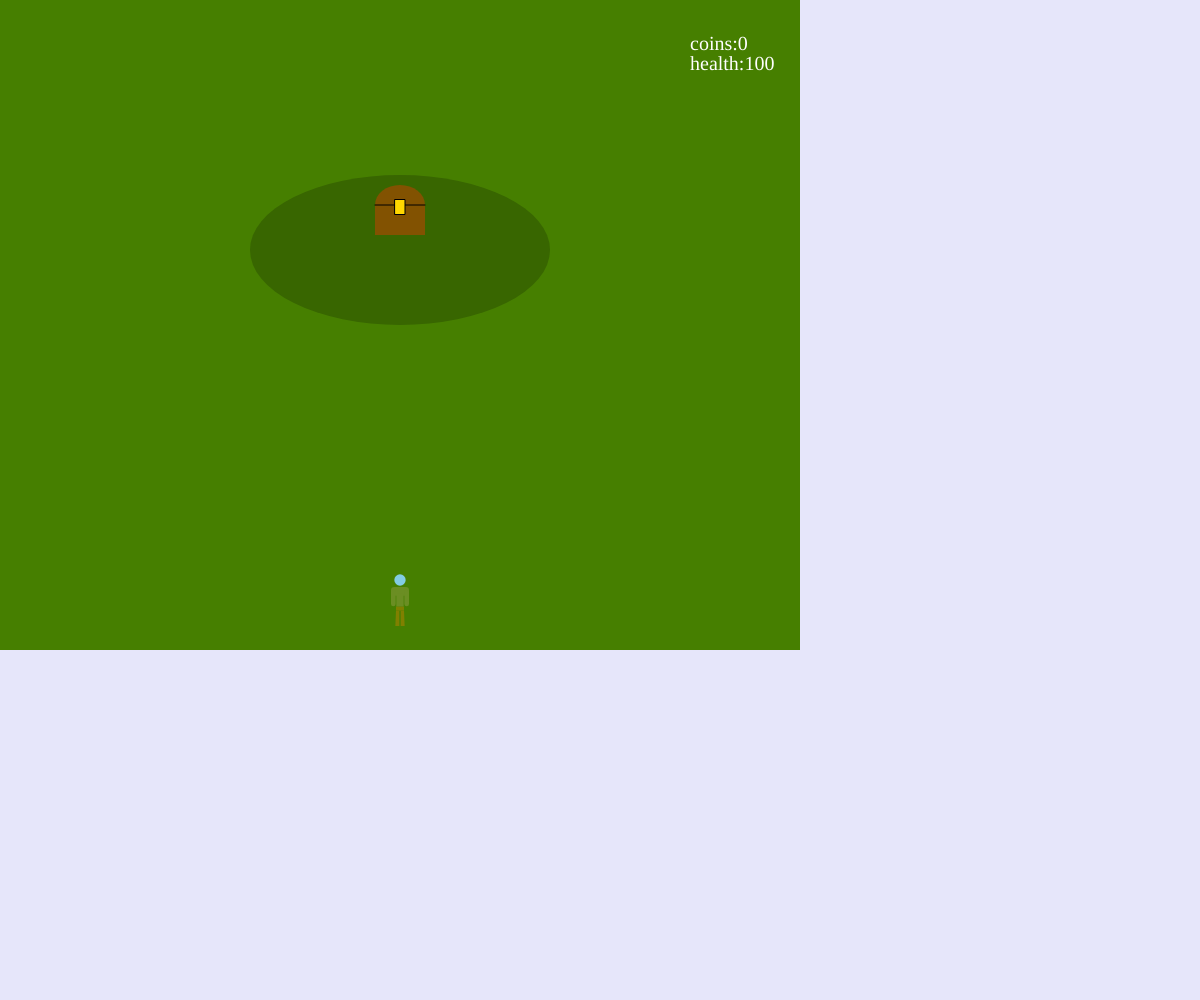
Frame 1 (no input)
Frame 60 (no input): identical to frame 1, image omitted
Frame 120 (the mouse pressed at the canvas centre since frame 60): identical to frame 1, image omitted

The p5.js sketch that drew this single still picture (run headless with seeded random() and noise() and a simulated clock; from frame 60 on, the mouse is pressed at the canvas centre):

// p5.js sketch
// ── sketch.js
let dude1
let start = true
let stage1 = false
let stage2 = false
let stage3 = false
let stage4 = false
let stage5 = false
let stage6 = false
let stage7 = false
let stage8 = false
let stage9 = false
let stage10 = false
let coins=0
let health=100
let buying=false
let inventory=false
let healthpotions = 0
let s1dialogue=true
let sidespeed = 0
let vertspeed = 0
let dx,dy,hypotenuse
let timer,hittimer,guardhittimer,guardanimationtimer,guardhitting
let triggered = true
let triggered2 = false
let minotaur1moving=false
let attackDamage=1
let allowedHit=true
let rotated=false
let armorValue=0
let moveable=true
let guard1Choosing=false
let allowedImpale=true
let guard1Alive=true
let rotatedAxe=false
let guard1Health=20
let fightingGuard1=false
let finished=false
let facingRight,facingLeft
let fading = false
let fadetimer, fadetimer1, fadeintimer,fadeintimer1, finalfadetimer,finalfadeintimer
let fading1 = false
let fadingin=false
let fadingin1=false
let finalfading=false
let finalfadingin=false
let threshold,piletimer, winTimer
let animation=false
let Coins = [];
function setup() {
  noCursor()
  rectMode(CENTER)
  createCanvas(windowWidth,windowHeight)
  // background(30, 100, 48)
  dude1= new Dude (400,600,6)
  s1wall1 = new Wall (625,100,350,200)
  s1wall2 = new Wall (175,100,350,200)
  s1wall3 = new Wall (175,550,350,200)
  s1wall4 = new Wall (625,550,350,200)
  s1wall5 = new Wall (125,237.5,250,100)
  s1wall6 = new Wall (125,412.5,250,100)
  s1wall7 = new Wall (675,237.5,250,100)
  s1wall8 = new Wall (675,412.5,250,100)
  s1moneybag1 = new Moneybag (535,220,20,true)
  s2wall1 = new Wall (275,137.5,550,295)
  s2wall2 = new Wall (275,507.5,550,285)
  s2wall3 = new Wall (775,325,50,650)
  s2wall4 = new Wall (650,97.5,200,195)
  s2wall5 = new Wall (650,552.5,200,195)
  s3wall1 = new Wall (400,25,800,50)
  s3wall2 = new Wall (25,150,50,300)
  s3wall3 = new Wall (25,525,50,250 )
  s3wall4 = new Wall (775,325,50,650)
  s3wall5 = new Wall (175,625,350,50)
  s3wall6 = new Wall (625,625,350,50)
  s3gatebottom = new Wall (400,625,100,50)
  s3gateleft = new Wall (25,350 ,50,100)
  s3minotaur = new Minotaur (150,450,50,true)
  s4wall1 = new Wall (400,507.5,800,285)
  s4wall2 = new Wall (625,137.5,350,295)
  s4wall3 = new Wall (225,235,800,100)
  s4wall4 = new Wall (175,42.5,350,85)
  s5wall1 = new Wall (400,150,800,300)
  s5wall2 = new Wall (175,525,350,250)
  s5wall3 = new Wall (625,525,350,250)
  s6wall1 = new Wall (400,150,800,300)
  s6wall2 = new Wall (625,525,350,250)
  s6wall3 = new Wall (175,475,350,350)
  s7wall1 = new Wall (625,507.5,350,285)
  s7wall2 = new Wall (625,235,350,100)
  s7wall3 = new Wall (625,42.5,350,85)
  s7wall4 = new Wall (500,135,100,100)
  s7wall5 = new Wall (175,87.5,350,175)
  s7wall6 = new Wall (175,562.5,350,175)
  s7wall7 = new Wall (37.5,325,75,300)
  s7wall8 = new Wall (312.5,325,75,300)
  sword1 = new Sword (700,100,7,true,false)
  minotaur1loot1 = new Moneybag (400,325,30,true)
  minotaur1loot2 = new Moneybag (370,350,30,true)
  armorLoot1 = new Armor (420,375,true,false,20,50)
  s8wall1 = new Wall (175,325,350,650)
  s8wall2 = new Wall (575,625,450,50)
  s8wall3 = new Wall (625,225,350,450)
  s8wall4 = new Wall (750,475,100,50)
  s9wall1 = new Wall (400,625,800,50)
  s9wall2 = new Wall (400,475,800,50)
  s9wall3 = new Wall (137.5,350,275,200)
  s9wall4 = new Wall (662.5,350,275,200)
  s9wall5 = new Wall (175,125,350,250)
  s9wall6 = new Wall (625,125,350,250)
  finalKey = new Key (175,400,0.5,true,false)
  guard1gate = new Wall (510,550,25,200)
  s10wall1 = new Wall (400,625,800,50)
  s10wall2 = new Wall (400,250,800,500)
  s10wall3 = new Wall (750,550,100,100)
}
function draw() {
background(230,230,250)
  if (start==true) {
    noStroke()
    fill(70,127,0)
    rect (400, 325,800, 650)
    fill (56, 102, 0)
    ellipse (400,250,300,150)
    chest(400,220)
    dude1.drawDude();
    dude1.moveDude(37,38,39,40);
    trap1()
    if (finished==true){
      if (finalfadingin==true){
        fill(0,0,0,(270-(frameCount-finalfadeintimer)*2))
        rect(400,325,800,650)
        if ((270-(frameCount-finalfadeintimer)*2)<=0){
        finalfadingin=false
        moveable=true
        }
      }
    }
  }
if (stage1==true){
  fill(31, 89, 78)
  rect(400,325,800,650)
  s1moneybag1.drawmoneybag();
  s1moneybag1.collect();
  dude1.drawDude();
  dude1.moveDude(37,38,39,40);
  s1wall1.drawWall();
  s1wall1.blockDude();
  s1wall2.drawWall();
  s1wall2.blockDude();
  s1wall3.drawWall();
  s1wall3.blockDude();
  s1wall4.drawWall();
  s1wall4.blockDude();
  s1wall5.drawWall();
  s1wall5.blockDude();
  s1wall6.drawWall();
  s1wall6.blockDude();
  s1wall7.drawWall();
  s1wall7.blockDude();
  s1wall8.drawWall();
  s1wall8.blockDude();
  dialogue1()
  leaveStage1();
}
if (stage2==true){
  fill(31, 89, 78)
  rect(400,325,800,650)
  dude1.drawDude();
  dude1.moveDude(37,38,39,40);
  s2wall1.drawWall();
  s2wall1.blockDude();
  s2wall2.drawWall();
  s2wall2.blockDude();
  s2wall3.drawWall();
  s2wall3.blockDude();
  s2wall4.drawWall();
  s2wall4.blockDude();
  s2wall5.drawWall();
  s2wall5.blockDude();
  merchant(650,325);
  merchantMenu();
  leaveStage2();

}
if (stage3 == true){
  fill(31, 89, 78)
  rect(400,325,800,650)
  dude1.drawDude();
  dude1.moveDude(37,38,39,40);
  s3minotaur.drawMinotaur();
  s3minotaur.moveMinotaur();
  s3minotaur.dead()
  s3minotaur.hitdude();
  s3wall1.drawWall();
  s3wall1.blockDude();
  s3wall1.blockMinotaur();
  s3wall2.drawWall();
  s3wall2.blockDude();
  s3wall2.blockMinotaur();
  s3wall3.drawWall();
  s3wall3.blockDude();
  s3wall3.blockMinotaur();
  s3wall4.drawWall();
  s3wall4.blockDude();
  s3wall4.blockMinotaur();
  s3wall5.drawWall();
  s3wall5.blockDude();
  s3wall5.blockMinotaur();
  s3wall6.drawWall();
  s3wall6.blockDude();
  s3wall6.blockMinotaur();
  sword1.drawSword();
  sword1.collect();
  if (s3minotaur.alive==false){
    minotaur1loot1.drawmoneybag();
    minotaur1loot1.collect()
    minotaur1loot2.drawmoneybag()
    minotaur1loot2.collect()
    armorLoot1.drawArmor()
    armorLoot1.collect()
  }
  leaveStage3();
  triggerMinotaurs3()
}
if (stage4 ==true){
  fill(31, 89, 78)
  rect(400,325,800,650)
  dude1.drawDude();
  dude1.moveDude(37,38,39,40);
  s4wall1.drawWall();
  s4wall1.blockDude();
  s4wall2.drawWall();
  s4wall2.blockDude();
  s4wall3.drawWall();
  s4wall3.blockDude();
  s4wall4.drawWall();
  s4wall4.blockDude();
  leaveStage4();
}
if (stage5 == true){
  fill(31, 89, 78)
  rect(400,325,800,650)
  dude1.drawDude();
  dude1.moveDude(37,38,39,40);
  s5wall1.drawWall();
  s5wall1.blockDude();
  s5wall2.drawWall();
  s5wall2.blockDude();
  s5wall3.drawWall();
  s5wall3.blockDude();
  leaveStage5();
}
if (stage6 == true){
  fill(31, 89, 78)
  rect(400,325,800,650)
  dude1.drawDude();
  dude1.moveDude(37,38,39,40);
  s6wall1.drawWall();
  s6wall1.blockDude();
  s6wall2.drawWall();
  s6wall2.blockDude();
  s6wall3.drawWall();
  s6wall3.blockDude();
  leaveStage6();
}
if (stage7 == true){
  fill(31, 89, 78)
  rect(400,325,800,650)
  dude1.drawDude();
  dude1.moveDude(37,38,39,40);
  noStroke()
  fill(0,0,0,75)
  rect(175,212.5,200,75)
  rect(175,200,200,50)
  rect(175,187.5,200,25)
  fill(45,50,60)
  triangle(75,250,75,175,90,175)
  triangle(275,250,275,175,260,175)
  s7wall1.drawWall();
  s7wall1.blockDude();
  s7wall2.drawWall();
  s7wall2.blockDude();
  s7wall3.drawWall();
  s7wall3.blockDude();
  s7wall4.drawWall();
  s7wall4.blockDude();
  s7wall5.drawWall();
  s7wall5.blockDude();
  s7wall6.drawWall();
  s7wall6.blockDude();
  s7wall7.drawWall();
  s7wall7.blockDude();
  s7wall8.drawWall();
  s7wall8.blockDude();
  finalKey.drawKey();
  finalKey.collect();
lavapit();
  if (fadingin==true&&dude1.x<=340&&dude1.y>=210){
    fill(0,0,0,(270-(frameCount-fadeintimer)*2))
    rect(400,325,800,650)
    if ((270-(frameCount-fadeintimer)*2)<=0){
    fadingin=false
    }
  }
  if (dude1.x<=340&&dude1.y<=210&&fading1==false){
    fadetimer1=frameCount
    fading1=true
  }
  if (dude1.x<=340&&dude1.y>=210){
      fadetimer1=frameCount
      fading=false
    }
  if (fading1==true){
    fill(0,0,0,((frameCount-fadetimer1)*2))
    rect(400,325,800,650)
    if (((frameCount-fadetimer1)*2)>=270){
      stage7=false
      stage10=true
      dude1.x=620
      dude1.y=550
      fading1=false
      fadingin1=true
      fadeintimer1=frameCount
    }
  }
  leaveStage7();
}
if(stage8==true){
  fill(31, 89, 78)
  rect(400,325,800,650)
  dude1.drawDude();
  dude1.moveDude(37,38,39,40);
  s8wall1.drawWall();
  s8wall1.blockDude();
  s8wall2.drawWall();
  s8wall2.blockDude();
  s8wall3.drawWall();
  s8wall3.blockDude();
  s8wall4.drawWall();
  s8wall4.blockDude();
if(guard1Alive==true){
  guard1gate.drawWall();
  guard1gate.blockDude();
  guard1(470,550)
}
  leaveStage8();
}
if (animation==true){
  let b = new GoldCoin(random(0,800),0,6,true)
  Coins.push(b);
  for (let i = 0; i < Coins.length; i++) {
    Coins[i].drawCoin();
              Coins[i].dropCoin();
                  Coins[i].buildPile();
}
    threshold=650-((frameCount-piletimer)/10)
}
if (stage9 == true){
  fill(31, 89, 78)
  rect(400,325,800,650)
  dude1.drawDude();
  dude1.moveDude(37,38,39,40);
  s9wall1.drawWall();
  s9wall1.blockDude();
  s9wall2.drawWall();
  s9wall2.blockDude();
  s9wall3.drawWall();
  s9wall3.blockDude();
  s9wall4.drawWall();
  s9wall4.blockDude();
  s9wall5.drawWall();
  s9wall5.blockDude();
  s9wall6.drawWall();
  s9wall6.blockDude();
  finalGate(400,418,1)
  if(dude1.y>=410&&dude1.y<=500&&stage9==true&&finalKey.owned==true&&finalfading==false){
    finalfadetimer=frameCount
    finalfading=true
    moveable=false
  }
  if (finalfading==true){
    fill(0,0,0,((frameCount-finalfadetimer)*2))
    rect(400,325,800,650)
    if (((frameCount-finalfadetimer)*2)>=275){
      stage9=false
      start=true
      dude1.y=4
      finished=true
      finalfading=false
      finalfadingin=true
      finalfadeintimer=frameCount
    }
  }
  leaveStage9();
}
if (stage10 == true){
  fill(31, 89, 78)
  rect(400,325,800,650)
  dude1.drawDude();
  dude1.moveDude(37,38,39,40);
  noStroke()
  fill(0,0,0,75)
  rect(662.5,550,75,100)
  rect(675,550,50,100)
  rect(687.5,550,25,100)
  fill(45,50,60)
  triangle(625,500,700,500,700,512)
  triangle(625,600,700,600,700,588)
  s10wall1.drawWall();
  s10wall1.blockDude();
  s10wall2.drawWall();
  s10wall2.blockDude();
  s10wall3.drawWall();
  s10wall3.blockDude();
  if (dude1.x>=630&&fading==false){
    fadetimer=frameCount
    fading=true
  }
  if (dude1.x<=630){
      fadetimer=frameCount
      fading=false
    }
    if (fadingin1==true&&dude1.x<=630){
      fill(0,0,0,(270-(frameCount-fadeintimer1)*2))
      rect(400,325,800,650)
      if ((270-(frameCount-fadeintimer1)*2)<=0){
      fadingin1=false
      }
    }
  if (fading==true){
    fill(0,0,0,((frameCount-fadetimer)*2))
    rect(400,325,800,650)
    if (((frameCount-fadetimer)*2)>=275){
      stage10=false
      stage7=true
      dude1.x=175
      dude1.y=220
      fading=false
      fadingin=true
      fadeintimer=frameCount

    }
  }
  leaveStage10( )
}
stats()
personalinventory()
death();
hitdelay();
fancyCursor()
}
class Dude {
	constructor(x,y,speed){ //every avatar needs an x value, a y value, and a speed
		    this.x = x;
    		this.y = y;
        this.speed=speed
	}
	drawDude(){  // draw the running person
    if (armorLoot1.owned==true){
      stroke(8,146,208)
      strokeWeight(2)
      fill(8,146,208,150)
      ellipse(this.x,this.y,30,60)
      noStroke()
    }
    mainCharacter(this.x,this.y,(2/3))
    if (sword1.owned==true&&rotated==false){
    if (facingRight==true){
      swordIcon(this.x+15,this.y,(1/3))
    }
    if (facingLeft==true){
      swordIcon(this.x-15,this.y,(1/3))
    }
  }
    if (sword1.owned==true&&keyIsDown(16)){
      rotated=true
    if (facingRight==true){
    rotatedSwordRight(this.x+15,this.y,(1/3))
  }
    if (facingLeft==true){
    rotatedSwordLeft(this.x-15,this.y,(1/3))
    }
}
  else{
    rotated=false
  }
	}
	moveDude(leftkey,upkey,rightkey,downkey){
    if (keyIsDown(upkey)&&moveable==true) { //if you hold the up arrow, move up by speed
       this.y -= this.speed;
    }
    if (keyIsDown(downkey)&&moveable==true) { // if you hold the down arrow, move down by speed
        this.y += this.speed;
    }
    if (keyIsDown(leftkey)&&moveable==true) {
      this.x-=this.speed;
    }
    if (keyIsDown(rightkey)&&moveable==true) {
      this.x+=this.speed;
    }
    if (start==true){
    if (this.x>=800){
      this.x-=6
    }
    if(this.x<=-0){
      this.x+=6
    }
    if (this.y>=650){
      this.y-=6
    }
    if (this.y<=-0) {
      this.y+=6
    }
  }
  }
}
class Wall {
  constructor (x,y,width,height){
    this.x = x
    this.y = y
    this.height = height
    this.width = width
  }
  drawWall() {
    noStroke()
    fill(64,69,79)
    rect (this.x,this.y,this.width,this.height)
  }
    blockDude() {
      if (dude1.y<=this.y+24+(this.height/2)&&dude1.y>=this.y-((this.height/2)+24)&&dude1.x<=this.x+7+(this.width/2)&&dude1.x>=this.x-((this.width/2)+7)&&keyIsDown(40)) {
    dude1.y=dude1.y-6
    }
    if (dude1.y<=this.y+24+(this.height/2)&&dude1.y>=this.y-((this.height/2)+24)&&dude1.x<=this.x+7+(this.width/2)&&dude1.x>=this.x-((this.width/2)+7)&&keyIsDown(38)) {
  dude1.y=dude1.y+6
  }
  if (dude1.y<=this.y+24+(this.height/2)&&dude1.y>=this.y-((this.height/2)+24)&&dude1.x<=this.x+7+(this.width/2)&&dude1.x>=this.x-((this.width/2)+7)&&keyIsDown(37)) {
dude1.x=dude1.x+6
}
if (dude1.y<=this.y+24+(this.height/2)&&dude1.y>=this.y-((this.height/2)+24)&&dude1.x<=this.x+7+(this.width/2)&&dude1.x>=this.x-((this.width/2)+7)&&keyIsDown(39)) {
dude1.x=dude1.x-6
}
}
  blockMinotaur(){
if (s3minotaur.y<=this.y+5+(this.height/2)&&s3minotaur.y>=this.y-((this.height/2)+5)&&s3minotaur.x<=this.x+5+(this.width/2)&&s3minotaur.x>=this.x-((this.width/2)+5)) {
s3minotaur.x-=sidespeed
s3minotaur.y-=vertspeed
sidespeed=0
vertspeed=0
minotaur1moving=false
timer = frameCount
}
if(frameCount==timer+180){
  updateMinotaurs3();
}
}
}
function chest(x,y){
fill(130, 82, 1)
rect (x,y,50,30)
if (animation==false){
arc (x,y-15,50,40,radians(180),radians(0))
fill(0,0,0)
stroke(1)
line(x-25,y-15,x+25,y-15)
fill (255,215,0)
rect(x,y-13,10,15)
}
if (animation ==true){
  fill(0,0,0,150)
  rect(x,y-20,50,10)
  fill(130,82,1)
  arc(x,y-25,50,30,radians(180),radians(0));
  fill(255,215,0)
  rect(x,y-23,10,7)

}
}
function trap1 (){
if (dude1.y<=270&&finished==false){
  start=false
  stage1=true
  dude1.x=400;
  dude1.y=325
  health=health-(10-armorValue)
}
if (dude1.y>=250&&finished==true&&animation==false){
  piletimer=frameCount
  animation=true
  moveable=false
  winTimer=frameCount
}
if (frameCount>=winTimer+120){
  fill(133,133,132)
  textAlign(CENTER)
  stroke(0)
  strokeWeight(5)
  textSize(50)
  text("You Win!",400,325)
  textAlign(LEFT)
}
}
class Moneybag {
  constructor(x,y,value,exist){
    this.x = x;
    this.y = y;
    this.value = value;
    this.exists=exist
  }
  drawmoneybag(){
  if (this.exists==true){
  fill (183,165,122);
  beginShape()
  curveVertex(this.x-10,this.y-20)
  curveVertex(this.x+10,this.y-20)
  curveVertex(this.x+5,this.y-10)
  curveVertex(this.x+10,this.y)
  curveVertex(this.x+10,this.y+10)
  curveVertex(this.x,this.y+14)
  curveVertex(this.x-10,this.y+10)
  curveVertex(this.x-10,this.y)
  curveVertex(this.x-5,this.y-10)
  endShape(CLOSE)
  fill (0);
  textSize (15)
  textFont("times");
  text("$",this.x-3,this.y+4);
}
}
collect(){
  if (dude1.x<=this.x+10&&dude1.x>=this.x-10&&dude1.y<=this.y+10&&dude1.y>=this.y-10&&this.exists==true){
  coins = coins + this.value;
  this.exists = false
}
}
}
class Sword {
  constructor(x,y,value,exist,owned){
    this.x = x;
    this.y = y;
    this.value = value;
    this.exists=exist
    this.owned=owned
  }
  drawSword(){
if (this.exists==true){
    fill(130, 82, 1)
    rect(this.x,this.y+10,6,26)
    fill(255,215,0)
    ellipse(this.x,this.y+25,10,10)
    triangle(this.x-15,this.y-7,this.x+15,this.y-7,this.x,this.y)
    fill(133,133,132)
    beginShape()
    vertex(this.x-6,this.y-7)
    vertex(this.x-6,this.y-45)
    vertex(this.x,this.y-58)
    vertex(this.x+6,this.y-45)
    vertex(this.x+6,this.y-7)
    endShape(CLOSE)
}
}
  collect(){
  if (dude1.x<=this.x+10&&dude1.x>=this.x-10&&dude1.y<=this.y+50&&dude1.y>=this.y-50&&this.exists==true){
  attackDamage = this.value;
  this.exists = false
  this.owned=true
}
}
}
class Key {
  constructor(x,y,s,exist,owned){
    this.x = x;
    this.y = y;
    this.size = s;
    this.exists=exist
    this.owned=owned
  }
  drawKey(){
if (this.exists==true){
  keyIcon(this.x,this.y,this.size)
}
}
  collect(){
  if (dude1.x<=this.x+30&&dude1.x>=this.x-30&&dude1.y<=this.y+50&&dude1.y>=this.y-150&&this.exists==true){
  this.exists = false
  this.owned=true
}
}
}
class Minotaur {
  constructor(x,y,h,alive){
    this.x = x
    this.y = y
    this.health=h
    this.alive=alive
}
  drawMinotaur(){
if (this.alive==true){
  mainCharacter(this.x,this.y,(2/3))
  minotaurIcon(this.x,this.y-20,(2/9))
}
}
  moveMinotaur(){
if (this.alive == true){
      this.x=this.x+sidespeed
      this.y=this.y+vertspeed
  }
}
  dead(){
    if (this.alive==true&&this.health<=0)
    this.alive=false
  }
  hitdude(){
    if (stage3==true&&dude1.x<=s3minotaur.x+10&&dude1.x>=s3minotaur.x-10&&dude1.y<=s3minotaur.y+26&&dude1.y>=s3minotaur.y-30&&minotaur1moving==true&&allowedImpale==true){
      health-=(40-armorValue)
      if(armorLoot1.owned==true){
        armorLoot1.durability-=20
      }
      allowedImpale=false
    }
  }
}
class Armor {
  constructor(x,y,exist,owned,value,durability){
    this.x = x;
    this.y = y;
    this.exists=exist
    this.owned=owned
    this.value=value
    this.durability=durability
  }
  drawArmor(){
if (this.exists==true){
  stroke(8,146,208)
  strokeWeight(2)
  fill(8,146,208,150)
  ellipse(this.x,this.y,40,40)
  noStroke()
}
}
  collect(){
  if (dude1.x<=this.x+30&&dude1.x>=this.x-30&&dude1.y<=this.y+30&&dude1.y>=this.y-30&&this.exists==true){
  this.exists = false
  this.owned=true
  armorValue+=this.value
}
}
}
class GoldCoin {
	constructor(x,y,speed,exists){
		this.x = x;
    		this.y = y;
          this.speed = speed;
          this.exists=exists
	}
	drawCoin(){
      if (this.exists==true){
      	stroke(1);
        	strokeWeight(1);
    		fill(255,215,0);
		ellipse(this.x,this.y,10,10);
  }
	}
	dropCoin(){
    if (this.exists==true){
		this.y = this.y + this.speed;
	}
}
  buildPile(){
    if (this.exists==true&&this.y>=random(threshold,threshold+10)){
      this.speed=0
    }
  }
}
function stats(){
  fill (255)
  textFont('times')
  textSize(20)
  text ("coins:"+coins,690,50)
  text ("health:"+health,690,70)
  if (sword1.owned==true){
    fill(255)
    ellipse(40,610,50,50)
    swordIcon(40,615,(1/2))
  }
  if(armorLoot1.owned==true){
    fill(255)
    ellipse(95,610,50,50)
    stroke(8,146,208)
    strokeWeight(2)
    fill(8,146,208,150)
    ellipse(95,610,15,30)
    noStroke()
    fill(255)
    text (armorLoot1.durability,88,580)
    if(armorLoot1.durability<=0){
      armorLoot1.owned=false
      armorValue-=armorLoot1.value
    }
  }
}
function dialogue1 (){
if (s1dialogue==true){
  fill (0,0,0,60)
  rect (400,600,800,100)
  fill (255)
  textSize(17.5)
  textFont('times')
  text ("OH NO! You've fallen into a trap. It looks like your stuck in a labrynth. You're gonna have to find your way out!", 10,600)
}
}
function leaveStage1(){
  if (dude1.x>=800&& stage1==true){
  stage1 = false
  stage2 = true
  dude1.x = 2
  s1dialogue=false
  print("Stage2")
}
  if (dude1.y<=0&& stage1==true){
    stage1 = false
    stage3 = true
    dude1.y = 646
  s1dialogue=false
  print("stage3")
  }
  if (dude1.x<=0 && stage1==true){
  stage1 = false
  stage4 = true
  dude1.x=796
  s1dialogue=false
  print("stage4")
}
if (dude1.y>=650&&stage1==true){
  stage1 = false
  stage9 = true
  dude1.y = 4
  s1dialogue=false
  print("stage9")
}
}
function leaveStage2(){
  if (dude1.x<=0 && stage2 == true){
    stage2=false
    stage1=true
    dude1.x=796
    s1dialogue = false
    print("stage1")
  }
}
function leaveStage3(){
  if (dude1.y>=650 && stage3 == true){
  stage3 = false
  stage1 = true
  dude1.y=4
  print("stage1")
}
  if (dude1.x<=0 && stage3 == true){
    stage3 = false
    stage5 = true
    dude1.x = 796
    print("stage5")
  }
}
function leaveStage4(){
  if (dude1.x>=800&&stage4 == true){
    stage4 = false
    stage1 = true
    dude1.x = 4
    print("stage1")
  }
  if (dude1.y<=0&&stage4 == true){
    stage4 = false
    stage5 = true
    dude1.y = 646
    print("stage5")
  }
  if (dude1.x<=0&&stage4==true){
    stage4 = false
    stage7 = true
    dude1.x = 796
    print("stage7")
  }
}
function leaveStage5(){
  if (dude1.x>=800&&stage5==true){
    stage5 = false
    stage3 = true
    dude1.x = 4
    print("stage3")
  }
  if (dude1.y>=650&&stage5==true){
    stage5 = false
    stage4 = true
    dude1.y = 4
    print("stage4")
  }
  if (dude1.x<=0&&stage5==true){
    stage5 = false
    stage6 = true
    dude1.x = 796
    print("stage6")
  }
}
function leaveStage6(){
  if (dude1.x>=800&&stage6==true){
    stage6=false
    stage5=true
    dude1.x = 4
    print("stage5")
  }
  if (dude1.y>=650&&stage6==true){
    stage6=false
    stage7=true
    dude1.y=4
    print("stage7")
  }
}
function leaveStage7(){
  if (dude1.y<=0&&stage7==true){
  stage7=false
  stage6=true
  dude1.y = 646
  print("stage6")
}
if (dude1.x>=800&&stage7==true){
  stage7=false
  stage4=true
  dude1.x = 4
  print("stage4")
}
if (dude1.y>=650&&stage7==true){
  stage7=false
  stage8=true
  dude1.y=4
  print("stage8")
}
}
function leaveStage8(){
  if(dude1.y<=0&&stage8==true){
    stage8=false
    stage7=true
    dude1.y=646
    print("stage7")
  }
  if(dude1.x>=800&&stage8==true){
    stage8=false
    stage9=true
    dude1.x=4
    print("stage9")
  }
}
function leaveStage9(){
  if(dude1.y<=0&&stage9==true){
    stage9 = false
    stage1 = true
    dude1.y=646
    print("stage1")
  }
  if(dude1.x<=0&&stage9==true){
    stage9 = false
    stage8 = true
    dude1.x = 796
    print("stage8")
  }
  if(dude1.x>=800&&stage9==true){
    stage9 = false
    stage10 = true
    dude1.x=4
    print("stage10")
  }
}
  function leaveStage10(){
  if(dude1.x<=0&&stage10==true){
    stage10=false
    stage9=true
    dude1.x=796
  }
}
function merchant(x,y){
fill(68, 55, 36)
rect (x,y,30,40,10)
fill(255)
triangle(x-7,y-20,x+7,y-20,x,y+15)
fill (198,134,66)
ellipse(x,y-33,25,30)
fill(130, 82, 1)
rect (x,y+30,100,40)
}
function merchantMenu(){
if (dude1.x>=560&&buying==false){
  buying=true
  moveable=false
  cursor=true
}
if (buying==true){
  fill(0,0,0,160)
  rect(400,325,800,650)
  textSize(25)
  fill(255)
  text("Merchant Menu",300,30)
  fill(255)
  ellipse(100,100,50,50)
  healthpotionicon(100,100)
  textSize(15)
  fill(255)
  text ("Health:$20",140,105)
}
}
function mouseClicked(){
if (buying==true&&coins>=20&&mouseX>=50&&mouseX<=150&&mouseY>=50&&mouseY<=150){
  healthpotions=healthpotions+1
  coins=coins-20
}
if (inventory==true&&mouseX>=50&&mouseX<=150&&mouseY>=50&&mouseY<=150&&health<=100&&healthpotions>=1){
  healthpotions=healthpotions-1
  health=health+10
}
if(stage8==true&&guard1Choosing==true&&mouseX>=195&&mouseX<=345&&mouseY>=587.5&&mouseY<=612.5&&coins>=60){
  guard1Choosing=false
  coins-=60
  moveable=true
  guard1Alive=false
}
if(stage8==true&&guard1Choosing==true&&mouseX>=75&&mouseX<=125&&mouseY>=587.5&&mouseY<=612.5){
  dude1.x-=25
  moveable=true
  guard1Choosing=false
  cursor=false
}
if(stage8==true&&guard1Choosing==true&&mouseX>=455&&mouseX<=605&&mouseY>=587.5&&mouseY<=612.5){
  moveable=true
  guard1Choosing=false
  cursor=false
  fightingGuard1=true
  guardhittimer=frameCount-50
}
}
function keyPressed(){
  if (buying==true&&keyIsDown(27)){
  buying=false
  cursor=false
  cursor=false
  moveable=true
  dude1.x-=5
}
  if (buying==false&&keyIsDown(73)){
    inventory=true
    moveable=false
    cursor=true
  }
  if (inventory==true&&keyIsDown(27)){
    inventory=false
    moveable=true
    cursor=false
  }
  if (stage3==true&&facingRight==true&&dude1.x+20<=s3minotaur.x+17&&dude1.x+20>=s3minotaur.x-17&&dude1.y<=s3minotaur.y+27&&dude1.y>=s3minotaur.y-27&&keyIsDown(16)&&minotaur1moving==false&&allowedHit==true){
    allowedHit=false
    hittimer = frameCount
    s3minotaur.health-=attackDamage
  }
  if (stage3==true&&facingLeft==true&&dude1.x-20<=s3minotaur.x+17&&dude1.x-20>=s3minotaur.x-17&&dude1.y<=s3minotaur.y+25&&dude1.y>=s3minotaur.y-35&&keyIsDown(16)&&minotaur1moving==false&&allowedHit==true){
    allowedHit=false
    hittimer = frameCount
    s3minotaur.health-=attackDamage
  }
  if (stage8==true&&fightingGuard1==true&&facingRight==true&&dude1.x+17>=450&&dude1.x+17<=480&&keyIsDown(16)&&allowedHit==true){
    allowedHit=false
    hittimer = frameCount
    guard1Health-=attackDamage
  }
  if (stage8==true&&fightingGuard1==true&&facingLeft==true&&dude1.x-17>=450&&dude1.x-17<=480&&keyIsDown(16)&&allowedHit==true){
    allowedHit=false
    hittimer = frameCount
    guard1Health-=attackDamage
  }
  if (keyIsDown(39)){
    facingRight=true
    facingLeft=false
  }
  if(keyIsDown(37)){
    facingRight=false
    facingLeft=true
  }
}
function personalinventory(){
  if (inventory==true){
    fill(0,0,0,160)
    rect(400,325,800,650)
    textSize(25)
    fill(255)
    text("Inventory",300,30)
    fill(255)
    ellipse(100,100,50,50)
    healthpotionicon(100,100)
    textSize(15)
    fill(255)
    text ("Health Potions:"+healthpotions,140,105)
    if (sword1.owned==true){
      fill(255)
      ellipse(100,200,50,50)
      swordIcon(100,205,(1/2))
    }
    if(armorLoot1.owned==true){
      fill(255)
      ellipse(100,300,50,50)
      stroke(8,146,208)
      strokeWeight(2)
      fill(8,146,208,150)
      ellipse(100,300,15,30)
      noStroke()
      fill(255)
      text (armorLoot1.durability,130,290)
      if(armorLoot1.durability<=0){
        armorLoot1.owned=false
        armorValue-=armorLoot1.value
      }
    }
  }
}
function healthpotionicon(x,y){
  fill("red")
  beginShape()
  vertex(x-5,y-15)
  vertex(x+5,y-15)
  vertex(x+5,y-10)
  vertex(x+10,y-5)
  vertex(x+10,y+15)
  vertex(x-10,y+15)
  vertex(x-10,y-5)
  vertex(x-5,y-10)
  vertex(x-5,y-15)
  endShape(CLOSE)
  textFont("times")
  textSize(10)
  fill(0)
  text ("+10",x-7,y+3)
}
function death (){
if (health<=0){
  fill(178, 29, 3)
  rect(400,325,800,650)
  textFont("times")
  fill(0)
  textSize(40)
  text ("Game Over",300,300)
}
}
function lavapit(){
  fill (178, 29, 3)
  rect (675,180,250,50)
  if (stage7==true&&dude1.x>=556&&dude1.x<=730&&dude1.y<=178&&dude1.y>=94){
    stage7 = false
    health=0
    textSize(25)
  }
}
function Hypotenuse(){
 hypotenuse= Math.sqrt(dx*dx+dy*dy);
  print (hypotenuse)
}
function updateMinotaurs3(){
  minotaur1moving = true
  dx = s3minotaur.x-dude1.x;
  dy = s3minotaur.y-dude1.y;
  Hypotenuse();
  sidespeed = -20*(dx/hypotenuse)
  vertspeed = -20*(dy/hypotenuse)
  allowedImpale=true
}
function triggerMinotaurs3(){
  if (stage3==true&&dude1.y<=575&&dude1.x>=75){
    triggered2=true
    if (triggered==true){
      updateMinotaurs3();
      triggered=false
    }
  }
  if (triggered2==true&&s3minotaur.alive==true){
    s3gatebottom.drawWall();
    s3gatebottom.blockDude();
    s3gatebottom.blockMinotaur()
    s3gateleft.drawWall();
    s3gateleft.blockDude();
    s3gateleft.blockMinotaur();
    fill(255);
    textSize(20)
    text("OH NO! It's a Minotaur!",330,25)
    text("Health:"+s3minotaur.health,380,45 )
  }
}
function hitdelay(){
  if (allowedHit==false&&frameCount==hittimer+60){
    allowedHit=true
  }
}
function swordIcon(x,y,s){
  fill(130, 82, 1)
  rect(x,y+(s*10),(s*6),(s*26))
  fill(255,215,0)
  ellipse(x,y+(s*25),(s*10),(s*10))
  triangle(x-(s*15),y-(s*7),x+(s*15),y-(s*7),x,y)
  fill(133,133,132)
  beginShape()
  vertex(x-(s*6),y-(s*7))
  vertex(x-(s*6),y-(s*45))
  vertex(x,y-(s*58))
  vertex(x+(s*6),y-(s*45))
  vertex(x+(s*6),y-(s*7))
  endShape(CLOSE)
}
function rotatedSwordRight(x,y,s){
  fill(130, 82, 1)
  rect(x-(s*10),y,(s*26),(s*6))
  fill(255,215,0)
  ellipse(x-(s*25),y,(s*10),(s*10))
  triangle(x+(s*7),y+(s*15),x+(s*7),y-(s*15),x,y)
  fill(133,133,132)
  beginShape()
  vertex(x+(s*7),y+(s*6))
  vertex(x+(s*45),y+(s*6))
  vertex(x+(s*58),y)
  vertex(x+(s*45),y-(s*6))
  vertex(x+(s*7),y-(s*6))
  endShape(CLOSE)
}
function rotatedSwordLeft(x,y,s){
  fill(130, 82, 1)
  rect(x+(s*10),y,(s*26),(s*6))
  fill(255,215,0)
  ellipse(x+(s*25),y,(s*10),(s*10))
  triangle(x-(s*7),y+(s*15),x-(s*7),y-(s*15),x,y)
  fill(133,133,132)
  beginShape()
  vertex(x-(s*7),y+(s*6))
  vertex(x-(s*45),y+(s*6))
  vertex(x-(s*58),y)
  vertex(x-(s*45),y-(s*6))
  vertex(x-(s*7),y-(s*6))
  endShape(CLOSE)
}
function keyIcon(x,y,s){
  fill(255,215,0)
  ellipse(x,y,(s*75),(s*75))
  rect(x,y-(s*100),(s*30),(s*150),(s*10))
  rect(x+(s*25),y-(s*160),(s*50),(s*20),(s*5))
  rect(x+(s*25),y-(s*120),(s*50),(s*20),(s*5))
  fill(31,89,78)
  ellipse(x,y,(s*45),(s*45))
}
function guard1(x,y){
if(guard1Alive==true){
  battleAxeIcon(x-20,y-10 ,1.5)
  mainCharacter(x,y,1)
  guardHelm(x,y-30,(1/4))
  if(dude1.x>=450&&stage8==true&&fightingGuard1==false){
    guard1Choosing=true
    cursor=true
  }
  if(guard1Choosing==true){
    moveable=false
    decision1()
  }
  guardAttack()
}
if(guard1Health<=0){
  guard1Alive=false
}
if(fightingGuard1==true){
  text("Health: "+guard1Health,100,325)
}
}
function decision1(){
  fill (0,0,0,60)
  rect (400,600,800,100)
  line(200,575,200,625)
  stroke(255)
  strokeWeight(1)
  noFill()
  rect(270,600,150,25)
  rect(530,600,150,25)
  rect(100,600,50,25)
  fill(255)
  textSize(15)
  textFont("times")
  text("Bribe the guard($60)",200,602)
  text("Fight the guard",460,602)
  text("<-leave",75,602)
}
function mainCharacter(x,y,s){
  noStroke()
  fill (131, 204, 226)
  ellipse(x,y-(30*s),(17*s),(17*s))
  fill(107,142,35)
  rect(x,y-(13*s),(27*s),(13*s),(5*s))
  rect(x-(10*s),y-(3*s),(7*s),(25*s),(5*s))
  rect(x+(10*s),y-(3*s),(7*s),(25*s),(5*s))
  rect(x,y,(11*s),(20*s))
  fill(128,128,0)
  rect(x,y+(13*s),(12*s),(6*s))
  beginShape()
  vertex(x-(6*s),y+(16*s))
  vertex(x-(7*s),y+(39*s))
  vertex(x-(1*s),y+(39*s))
  vertex(x-(1*s),y+(16*s))
  endShape(CLOSE)
  beginShape()
  vertex(x+(6*s),y+(16*s))
  vertex(x+(7*s),y+(39*s))
  vertex(x+(1*s),y+(39*s))
  vertex(x+(1*s),y+(16*s))
  endShape(CLOSE)
}
function minotaurIcon(x,y,s){
    fill(255)
     beginShape();
     vertex(x-(32.5*s), y-(40*s)); // first point
     bezierVertex(x-(72.5*s), y-(50*s), x-(52.5*s), y-(70*s), x-(82.5*s), y-(100*s));
     bezierVertex(x-(82.5*s), y-(70*s), x-(92.5*s), y-(30*s), x-(32.5*s), y-(10*s));
     endShape();
     beginShape();
     vertex(x+(32.5*s), y-(40*s)); // first point
     bezierVertex(x+(72.5*s), y-(50*s), x+(52.5*s), y-(70*s), x+(82.5*s), y-(100*s));
     bezierVertex(x+(82.5*s), y-(70*s), x+(92.5*s), y-(30*s), x+(32.5*s), y-(10*s));
     endShape();
     fill(124, 74, 8)
     beginShape();
     curveVertex(x+(32.5*s),y-(40*s))
     curveVertex(x-(32*s),y-(40*s))
     curveVertex(x-(27.5*s),y+(5*s))
     curveVertex(x-(20.5*s),y+(20*s))
     curveVertex(x-(15.5*s),y+(40*s))
     curveVertex(x+(15.5*s),y+(40*s))
     curveVertex(x+(20.5*s),y+(20*s))
     curveVertex(x+(27.5*s),y+(5*s))
     endShape(CLOSE)
     fill (255,0,0)
     arc(x-(17.5*s),y-(20*s),(18*s),(18*s),radians(20),radians(200))
     arc(x+(17.5*s),y-(20*s),(18*s),(18*s),radians(340),radians(160))
     noFill()
     strokeWeight((4*s))
     stroke(255, 204, 0)
     arc(x,y+(40*s),(20*s),(20*s),radians(310),radians(230))
}

function battleAxeIcon(x,y,s){
  if(rotatedAxe==false){
    fill(150)
    arc(x-(3*s),y-(10*s),20*s,20*s,radians(115),radians(215))
    stroke(130, 82, 1)
    strokeWeight(3.5*s)
    line(x+(3*s),y+(13*s),x-(3*s),y-(12*s))
  }
  if(rotatedAxe==true){
    fill(150)
    arc(x-(10*s),y,20*s,18*s,radians(40),radians(140))
    fill(130, 82, 1)
    rect(x,y,25*s,3.5*s,2*s,2*s)
  }
  noStroke()
}
function guardHelm(x,y,s){
  stroke(0)
  strokeWeight(s)
  fill(133,133,132)
  beginShape();
  vertex(x+(25*s), y+(45*s)); // first point
  bezierVertex(x+(40*s), y+(55*s), x+(45*s), y+(65*s),x+(45*s),y+(85*s));
  bezierVertex(x+(25*s),y+(55*s), x-(25*s), y+(75*s), x-(45*s), y+(105*s));
  bezierVertex(x-(55*s),y+(75*s), x-(35*s), y+(55*s), x-(25*s), y+(45*s));
  endShape();
  rect(x,y+(15*s),(40*s),(60*s))
  rect(x,y+(45*s),(60*s),(10*s),(10*s))
  arc(x,y,(80*s),(80*s) ,radians(120),radians(60))
  triangle(x-(5*s),y+(5*s),x-(55*s),y+(5*s),x-(35*s),y+(25*s))
  beginShape()
  vertex(x-(5*s),y+(5*s))
  bezierVertex(x-(15*s),y+(5*s),x-(35*s),y-(15*s),x-(30*s),y-(30*s))
  bezierVertex(x-(45*s),y-(20*s),x-(55*s),y-(10*s),x-(55*s),y+(5*s))
  endShape()
  ellipse(x-(5*s),y+(5*s),(10*s),(10*s))
  strokeWeight(2*s)
  curve(x-(20*s),y+(15*s),x-(50*s),y+(3*s),x-(34*s),y-(24*s),x-(22*s),y-(26*s))
  curve(x-(30*s),y+(15*s),x-(43*s),y+(s),x-(34*s),y-(14*s),x-(12*s),y-(26*s))
  curve(x-(25*s),y+(25*s),x-(37*s),y+(s),x-(31*s),y-(10*s),x-(25*s),y-(26*s))
  noStroke()
}
function guardAttack(){
  if(stage8==true&&fightingGuard1==true){
    if (rotatedAxe==false&&frameCount>=guardhittimer+random(75,275)){
      rotatedAxe=true
      guardanimationtimer=frameCount
      guardhittimer=frameCount
      if(dude1.x>=420&&dude1.x<=480){
        health-=(60-armorValue)
        if(armorLoot1.owned==true){
        armorLoot1.durability-=20
  }
}
}
if(frameCount>=guardanimationtimer+30){
  rotatedAxe=false
}
}
}

function finalGate(x,y,s){
  fill(130, 82, 1)
  strokeWeight(3)
  stroke(133,133,132)
  rect(x,y,(70*s),(60*s),(25*s),(25*s),0,0)
  stroke(0)
  line(x,y-(30*s),x,y+(30*s))
  fill(212, 175, 55)
  noStroke()
  ellipse(x-(15*s),y+(14*s),(7*s),(7*s))
  ellipse(x-(15*s),y-(3*s),(7*s),(7*s))
  ellipse(x-(15*s),y-(20*s),(7*s),(7*s))
  ellipse(x+(15*s),y+(14*s),(7*s),(7*s))
  ellipse(x+(15*s),y-(3*s),(7*s),(7*s))
  ellipse(x+(15*s),y-(20*s),(7*s),(7*s))
}
function fancyCursor(){
  if (cursor==true){
    noStroke()
    swordIcon(mouseX,mouseY,(1/3))
  }
}
window.addEventListener("keydown", function(e) {
    // space and arrow keys
    if([32, 37, 38, 39, 40].indexOf(e.keyCode) > -1) {
        e.preventDefault();
    }
}, false);
